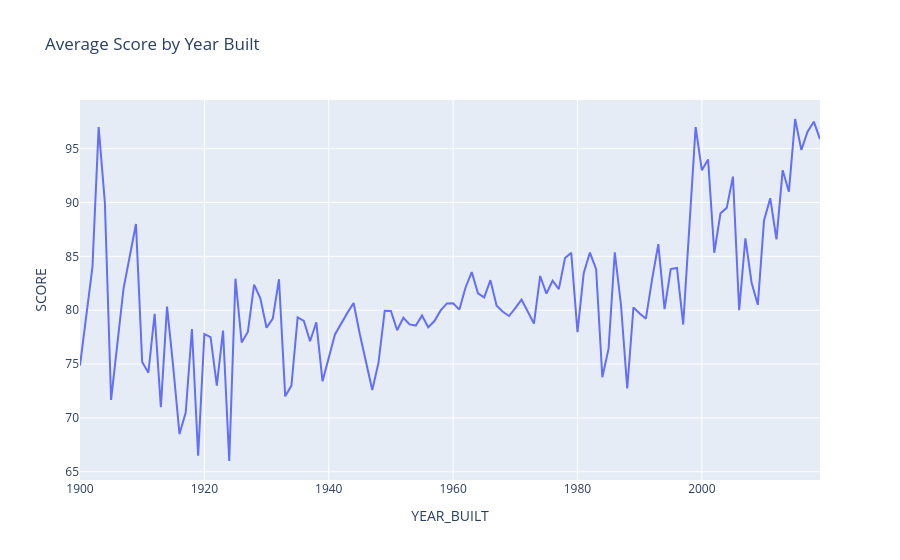

The notebook cell saved with this chart:
### Code cell
# plot the average score by year built
fig = px.line(df.groupby("YEAR_BUILT")["SCORE"].mean().reset_index(), x="YEAR_BUILT", y="SCORE", title="Average Score by Year Built")
fig.show()
